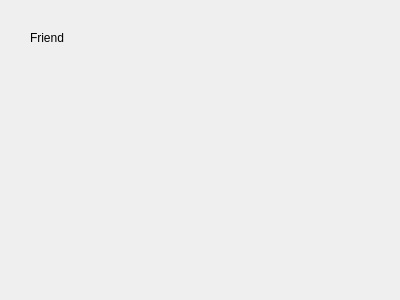
<?xml version="1.0" encoding="UTF-8"?>
<ui version="4.0">
 <class>FriendWgt</class>
 <widget class="QWidget" name="FriendWgt">
  <property name="geometry">
   <rect>
    <x>0</x>
    <y>0</y>
    <width>400</width>
    <height>300</height>
   </rect>
  </property>
  <property name="windowTitle">
   <string>Form</string>
  </property>
  <widget class="QLabel" name="label">
   <property name="geometry">
    <rect>
     <x>30</x>
     <y>30</y>
     <width>72</width>
     <height>15</height>
    </rect>
   </property>
   <property name="text">
    <string>Friend</string>
   </property>
  </widget>
 </widget>
 <resources/>
 <connections/>
</ui>
